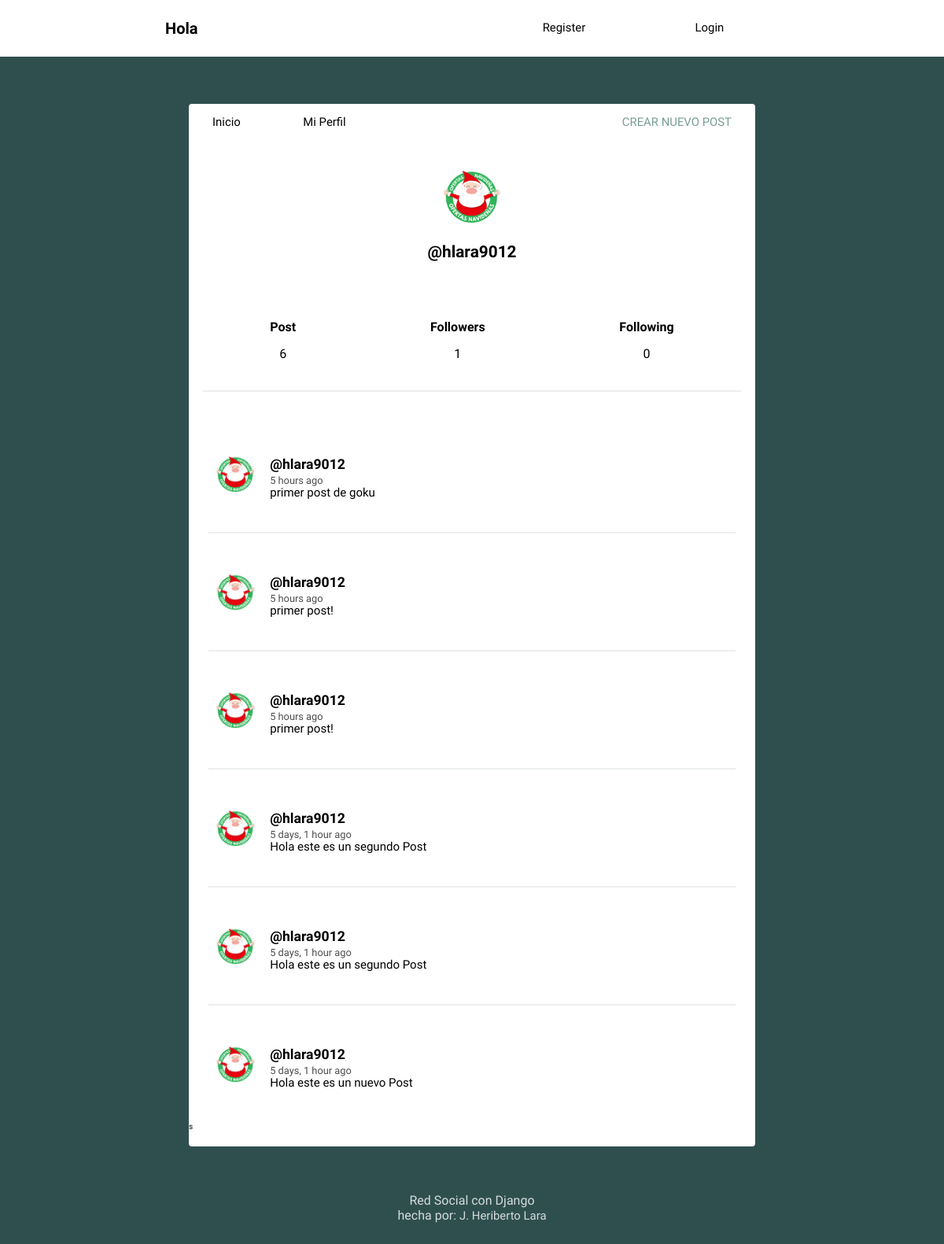
The app's page /profile/hlara9012 with its own data.
### social/models.py (models this page shows, shortened)
class Profile(models.Model):
    user = models.OneToOneField(User, on_delete=models.CASCADE)
    image = models.ImageField(default='batman.png')
    def following(self):
        user_ids = RelationShip.objects.filter(from_user=self.user)\
                                .values_list('to_user_id', flat=True)
        return User.objects.filter(id__in=user_ids)
    def followers(self):
        user_ids = RelationShip.objects.filter(to_user=self.user)\
                                .values_list('from_user_id', flat=True)
        return User.objects.filter(id__in=user_ids)

class Post(models.Model):
    user = models.ForeignKey(User, on_delete=models.CASCADE, related_name='post')
    timestamp = models.DateTimeField(default=timezone.now)
    content = models.TextField()
    class Meta:
        ordering = ['-timestamp']

### social/views.py (the view)
# urls.py: path('profile/', views.profile, name='profile'),
def profile(request, username=None):
    current_user = request.user
    if username and username != current_user.username:
        user = User.objects.get(username=username)
        posts = user.post.all()
    else:
        posts= current_user.post.all()
        user = current_user
    return render(request, 'social/profile.html',{'user':user, 'posts':posts})

### social/templates/social/profile.html (shortened to what this page needs)
{% extends 'social/feed.html' %}
{% block content %}
<div class="profile">
	<img src="{{ user.profile.image.url }}">
	<h2>@{{ user.username }}</h2>
</div>
<div class="follow">
	<div>
		<h5>Post</h5>
		<p>{{ user.post.count }}</p>
	</div>
	<div>
		<h5>Followers</h5>
		<p>{{ user.profile.followers.count }}</p>
	</div>
	<div>
		<h5>Following</h5>
		<p>{{ user.profile.following.count }}</p>
	</div>
</div>
{{ block.super }}s
{% endblock %}

### social/templates/social/feed.html (shortened to what this page needs)
{% extends 'social/layout.html' %}
{% load humanize %}
{% block content %}
{% for post in posts %}
<article>
    <div class="container-article">
        <img src="{{ post.user.profile.image.url }}">
        <div>
            <h2 class="username"><a href="{% url 'profile' post.user.username %}">@{{ post.user.username }}</a></h2>
            <time data-time="#">{{ post.timestamp|naturaltime }}</time>
            <div class="post">{{ post.content }}</div>
        </div>
    </div>
</article>
{% endfor %}
{% endblock %}

### social/static/style.css (style rules this page uses)
body { background: #2F4F4F; font-size: 62.5%; font-family: 'Varela Round', Helvetica, Arial, serif; }
h5 { font-size: 1rem; margin-bottom: 0; }
p { font-size: 1rem; }
img { object-fit: cover; }
a { font-size: .93rem; text-decoration: none; color: black; }
article { width: 93%; margin: auto; padding: 40px 0; border-bottom: 2px solid #ECEEEF; }
.username { margin-bottom: .2rem; }
.username a { font-size: 1.1rem; }
.container-article { display: flex; }
.container-article img { height: 68px; width: 68px; margin-right: 10px; border-radius: 50%; }
article:last-child { border-bottom: 0; }
time { font-size: .8rem; opacity: .7; }
.post { font-size: .94rem; }
.profile { display: flex; align-items: center; flex-direction: column; }
.profile img { height: 100px; width: 100px; margin-right: 10px; border-radius: 50%; margin: 20px; }
.profile h2 { margin-top: -10px; font-size: 1.3rem; }
.follow { display: flex; width: 95%; justify-content: space-around; margin: 30px auto; text-align: center; border-bottom: 2px solid #ECEEEF; padding-bottom: 20px; }

### records on screen
Post: user.profile.image (picture), user.username "hlara9012", timestamp "5 hours ago", content "primer post de goku"
Post: user.profile.image (picture), user.username "hlara9012", timestamp "5 hours ago", content "primer post!"
Post: user.profile.image (picture), user.username "hlara9012", timestamp "5 hours ago", content "primer post!"
Post: user.profile.image (picture), user.username "hlara9012", timestamp "5 days, 1 hour ago", content "Hola este es un segundo Post"
Post: user.profile.image (picture), user.username "hlara9012", timestamp "5 days, 1 hour ago", content "Hola este es un segundo Post"
Post: user.profile.image (picture), user.username "hlara9012", timestamp "5 days, 1 hour ago", content "Hola este es un nuevo Post"

### other values on screen
{{ user.username }} "hlara9012"
{{ user.post.count }} "6"
{{ user.profile.followers.count }} "1"
{{ user.profile.following.count }} "0"
